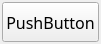
<?xml version="1.0" encoding="UTF-8"?>
<ui version="4.0">
 <class>clsMyPushButton</class>
 <widget class="QWidget" name="clsMyPushButton">
  <property name="geometry">
   <rect>
    <x>0</x>
    <y>0</y>
    <width>92</width>
    <height>44</height>
   </rect>
  </property>
  <property name="windowTitle">
   <string>Form</string>
  </property>
  <property name="styleSheet">
   <string notr="true">clsMyPushButton
{
	background-color: rgb(148, 148, 248);
}</string>
  </property>
  <layout class="QHBoxLayout" name="horizontalLayout">
   <property name="spacing">
    <number>2</number>
   </property>
   <property name="leftMargin">
    <number>2</number>
   </property>
   <property name="topMargin">
    <number>2</number>
   </property>
   <property name="rightMargin">
    <number>2</number>
   </property>
   <property name="bottomMargin">
    <number>2</number>
   </property>
   <item>
    <widget class="QPushButton" name="btnApp">
     <property name="minimumSize">
      <size>
       <width>0</width>
       <height>40</height>
      </size>
     </property>
     <property name="font">
      <font>
       <family>楷体</family>
       <pointsize>12</pointsize>
      </font>
     </property>
     <property name="text">
      <string>PushButton</string>
     </property>
    </widget>
   </item>
  </layout>
 </widget>
 <resources/>
 <connections/>
</ui>
